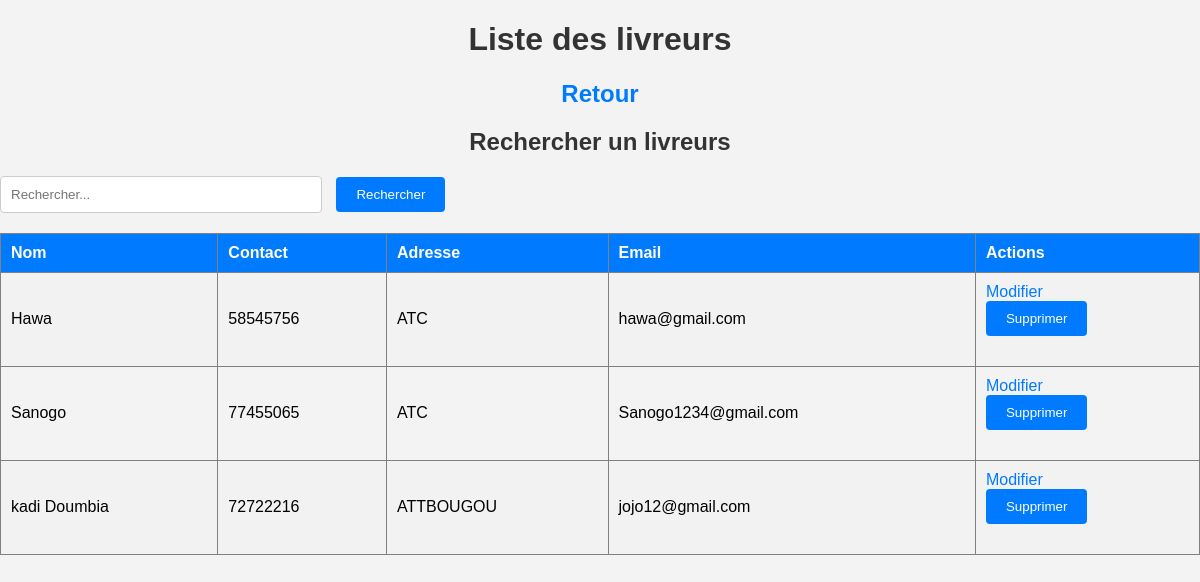
The app's page /affichagefournisseur.php with its own data.
### tables this page shows
CREATE TABLE IF NOT EXISTS `fournisseurs` (
  `id` int(11) NOT NULL AUTO_INCREMENT,
  `nom` varchar(100) NOT NULL,
  `contact` varchar(50) NOT NULL,
  `adresse` varchar(100) NOT NULL,
  `email` varchar(100) NOT NULL,
  PRIMARY KEY (`id`)
);

### affichagefournisseur.php (the view, shortened to what this page needs)
<?php
$servername = "localhost";
$username = "root";
$password = "";
$dbname = "gestion_stock";
$conn = new mysqli($servername, $username, $password, $dbname);
$search = isset($_GET['search']) ? $_GET['search'] : '';
?>
<!DOCTYPE html>
<html lang="fr">
<head>
    <link rel="stylesheet" href="styles.css">
</head>
<body>
    <h1>Liste des livreurs </h1>
    <h2><a href="fournisseur.php">Retour</a></h2>
    <h2>Rechercher un livreurs</h2>
    <form method="get" action="">
        <input type="text" name="search" value="<?php echo htmlspecialchars($search); ?>" placeholder="Rechercher...">
        <button type="submit">Rechercher</button>
    </form>
    <table border="1">
        <tr>
            <th>Nom</th>
            <th>Contact</th>
            <th>Adresse</th>
            <th>Email</th>
            <th>Actions</th>
        </tr>
        <?php
        $sql = "SELECT f.id, f.nom, f.contact, f.adresse, f.email, GROUP_CONCAT(a.nom_article SEPARATOR ', ') AS articles_livres
                FROM fournisseurs f
                LEFT JOIN fournisseur_article fa ON f.id = fa.id_fournisseur
                LEFT JOIN article a ON fa.id_article = a.id";
        $sql .= " GROUP BY f.id";
        $result = $conn->query($sql);
        if ($result === false) {
            echo "<tr><td colspan='6'>Erreur lors de l'exécution de la requête : " . $conn->error . "</td></tr>";
        } elseif ($result->num_rows > 0) {
            while ($row = $result->fetch_assoc()) {
                echo "<tr>
                        <td>{$row['nom']}</td>
                        <td>{$row['contact']}</td>
                        <td>{$row['adresse']}</td>
                        <td>{$row['email']}</td>
                        <td>
                            <a href='modifierfournisseur.php?id={$row['id']}'>Modifier</a>
                            <form method='post' action='' onsubmit='confirmDelete(event, this)'>
                                <input type='hidden' name='action' value='delete'>
                                <input type='hidden' name='id' value='{$row['id']}'>
                                <button type='submit'>Supprimer</button>
                            </form>
                        </td>
                    </tr>";
            }
        } else {
            echo "<tr><td colspan='6'>Aucun fournisseur trouvé.</td></tr>";
        }
        ?>
    </table>
</body>
</html>

### styles.css (style rules this page uses)
body { font-family: Arial, sans-serif; background-color: #f3f3f3; margin: 0; padding: 0; }
h1, h2 { text-align: center; color: #333; }
a { text-decoration: none; color: #007bff; }
form { margin-bottom: 20px; }
input[type="text"] { width: 300px; padding: 10px; border: 1px solid #ccc; border-radius: 4px; margin-right: 10px; }
button[type="submit"] { padding: 10px 20px; background-color: #007bff; color: #fff; border: none; border-radius: 4px; cursor: pointer; }
table { width: 100%; border-collapse: collapse; }
th, td { padding: 10px; text-align: left; }
th { background-color: #007bff; color: #fff; }
tr:nth-child(even) { background-color: #f2f2f2; }

### records on screen
fournisseurs: nom "Hawa", contact "58545756", adresse "ATC", email "hawa@gmail.com"
fournisseurs: nom "Sanogo", contact "77455065", adresse "ATC", email "Sanogo1234@gmail.com"
fournisseurs: nom "kadi Doumbia", contact "72722216", adresse "ATTBOUGOU", email "jojo12@gmail.com"
